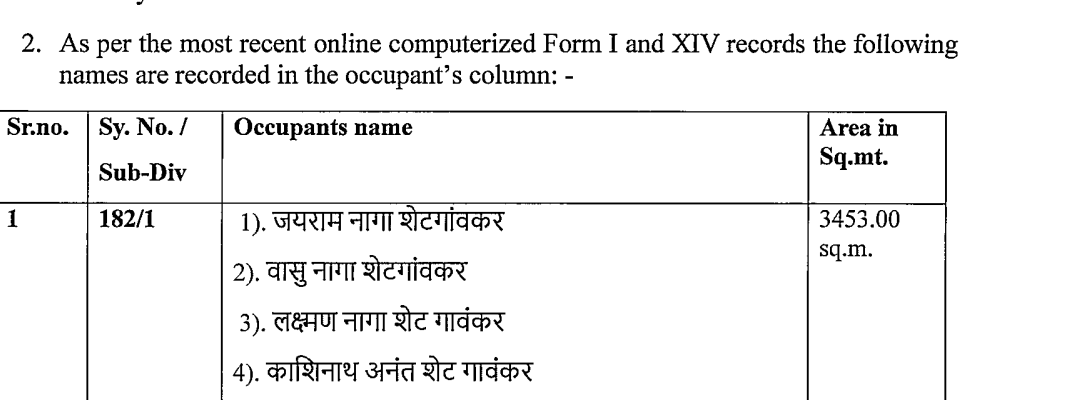
#> input picture fixtures/script/mom518_p70_devanagari.png, 1070 x 400 px
$ python -i script.py   (imports and definitions only)
#> lines starting #> are read from the running program, lines starting #| are printed output that depends on the picture; after the words box and inside, x2 and y2 are one past the last pixel; in counts of white or black regions, pixels touching at a corner belong together
#> further down, picture is the input picture: PIL image 1070x400 L; min 0, max 255, mean 240.8
"""
Non-Latin script on scanned pages: find Devanagari, judge what an Indic OCR made of it.

The GCZMA minutes carry Marathi/Konkani (Devanagari) only inside scanned images, mostly
occupant names copied from Form I & XIV records (MoM 518, p. 70). No PDF in the set uses an
Indic font or Unicode Devanagari in its text layer, so the text layer says nothing and
RapidOCR (Latin/Chinese models) drops these names or turns them into a few junk letters.

Detection is by shape, without OCR. A Devanagari word hangs from a flat headline (the
shirorekha) that runs the full width of the word, so after binarising the page each word is
one connected blob with a near-solid row across its top and stems hanging below. Latin text
almost never looks like that: its letters are separate blobs, and fused serif pairs ("rm")
are too short (the 2.3x width floor) or lack a full-width top row. Underlined words are
ruled out because their solid row is at the bottom. On the 579 GCZMA minutes (28,350 pages)
every page with two or more such words held Devanagari, checked by eye.

After an Indic OCR has read a flagged page, ``judge`` decides whether the read is usable:

- too little Devanagari came back: the script is not one the reader knows, so the page is
  flagged as unrecognised;
- Devanagari came back but almost without vowel signs: the source itself is garbled,
  English names typed in a Devanagari font ("फनतरहडस", MoM 415 p. 69). Real Marathi names
  carry a vowel sign on roughly half their letters (0.25-0.8 on the GCZMA pages); these
  garbled ones carry almost none (0.00-0.05).
"""

from __future__ import annotations

import re
from dataclasses import asdict, dataclass
from pathlib import Path
from typing import Any, Literal

import numpy as np
import pypdfium2 as pdfium

RENDER_DPI = 150
# Blob size, in pixels at RENDER_DPI, that a word of body text can have.
MIN_HEIGHT, MAX_HEIGHT = 12, 60
MIN_ASPECT, MAX_ASPECT = 2.3, 14.0
# A page with at least this many Devanagari-shaped words is routed to the Indic reader.
MIN_WORDS = 2
# Fewer Devanagari letters than this in the Indic read and the script was not recognised.
MIN_READ_LETTERS = 3
# Vowel signs per Devanagari letter below this, over at least GARBLE_MIN_LETTERS letters,
# means the source text is garbled.
GARBLE_SIGN_RATIO = 0.15
GARBLE_MIN_LETTERS = 8

_LETTER = re.compile(r"[ऄ-हक़-ॡॲ-ॿ]")
_SIGN = re.compile(r"[ँ-ःऺ-ॏॕ-ॗॢॣ]")

Status = Literal["indic_ocr", "garbled_source", "unrecognised", "not_read"]


@dataclass(frozen=True)
class PageScript:
    """
    What was found on one page with Devanagari-shaped words. ``status``:

    - ``indic_ocr``: read by the Indic reader; its text replaces Docling's for the page.
    - ``garbled_source``: read, but the Devanagari is garbled in the PDF itself.
    - ``unrecognised``: the Indic reader returned no Devanagari, so it is another script.
    - ``not_read``: no Indic reader was run (off, or it failed to load).
    """

    page_no: int
    devanagari_words: int
    status: Status
    markdown: str | None = None
    error: str | None = None

    # [12 lines left out: functions to_dict, describe, not called in this run]


def _is_devanagari_word(blob: np.ndarray) -> bool:
    h, w = blob.shape
    rows = blob.mean(axis=1)
    top = int(np.argmax(rows[: max(2, int(h * 0.45))]))
    if rows[top] < 0.8:
        return False
    # The headline must run (almost) unbroken across the whole word.
    line = blob[max(0, top - 1) : top + 2].any(axis=0)
    run = longest = 0
    for ink in line:
        run = run + 1 if ink else 0
        longest = max(longest, run)
    if longest < 0.85 * w:
        return False
    below = blob[top + 2 :]
    if below.shape[0] < h * 0.4:
        return False
    # At least two stems hang from it, and nothing solid sits at the bottom (an underline).
    lower = below[below.shape[0] // 3 :]
    stems = np.diff(np.r_[0, (lower.mean(axis=0) > 0.5).astype(int)]) == 1
    return int(stems.sum()) >= 2 and rows[int(h * 0.6) :].max() < 0.6


def count_devanagari_words(image) -> int:
    """Devanagari-shaped words on a page image (PIL), rendered at about RENDER_DPI."""
    import cv2

    gray = np.asarray(image.convert("L"))
    ink = cv2.adaptiveThreshold(
        gray, 255, cv2.ADAPTIVE_THRESH_GAUSSIAN_C, cv2.THRESH_BINARY_INV, 31, 15
    )
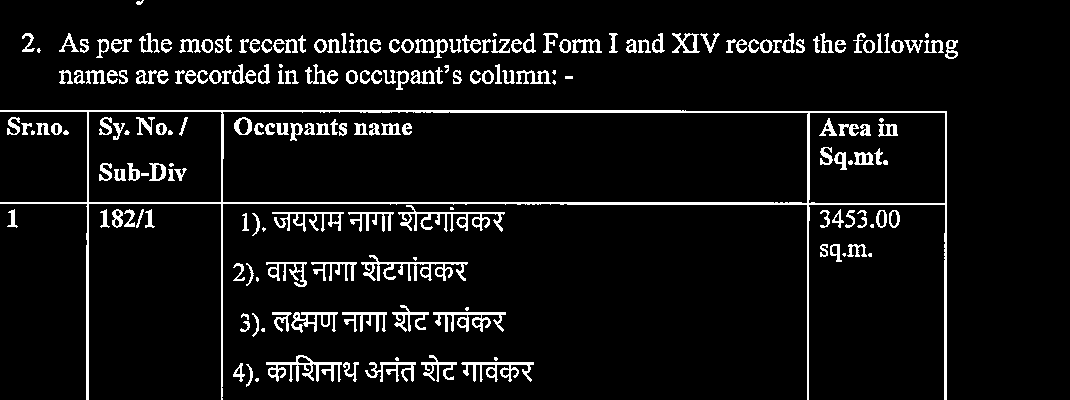
#> ink: shape (400, 1070); 6.9% white in thin lines or dots, all inside (x1, y1, x2, y2) = (0, 0, 958, 400)
    n, labels, stats, _ = cv2.connectedComponentsWithStats(ink, 8)
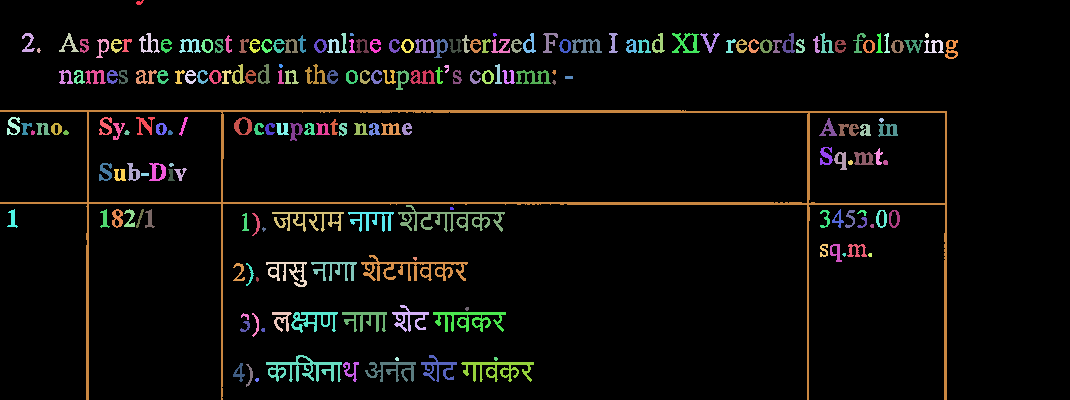
#> labels: shape (400, 1070) int32; 204 distinct labels, from 0 to 203; one colour per label, 0 black
#> n = 204; stats = 204 rows, first 6: [0, 0, 1070, 400, 398518], [136, 0, 8, 5, 24], [22, 33, 13, 19, 107], [59, 33, 20, 19, 117], [139, 33, 21, 20, 162], [341, 33, 6, 20, 65]
    words = 0
    for i in range(1, n):
        x, y, w, h, _ = stats[i]
        if MIN_HEIGHT <= h <= MAX_HEIGHT and MIN_ASPECT * h <= w <= MAX_ASPECT * h:
            if _is_devanagari_word(labels[y : y + h, x : x + w] == i):
                words += 1
#> this loop made 203 passes
#> (x, y) on passes 1 to 12: (136, 0), (22, 33), (59, 33), (139, 33), (341, 33), (350, 33), (493, 33), (523, 33), (543, 33), (609, 33), (652, 33), (672, 33)
#> after the loop, words = 8
    return words


# [47 lines left out: functions pages_with_images, render_page, find_devanagari_pages, judge, not called in this run]

>>> from PIL import Image
>>> picture = Image.open('../../../../fixtures/script/mom518_p70_devanagari.png')
>>> result = count_devanagari_words(picture)
#> result = 8

$ run again, on fixtures/script/mom529_p56_latin.png
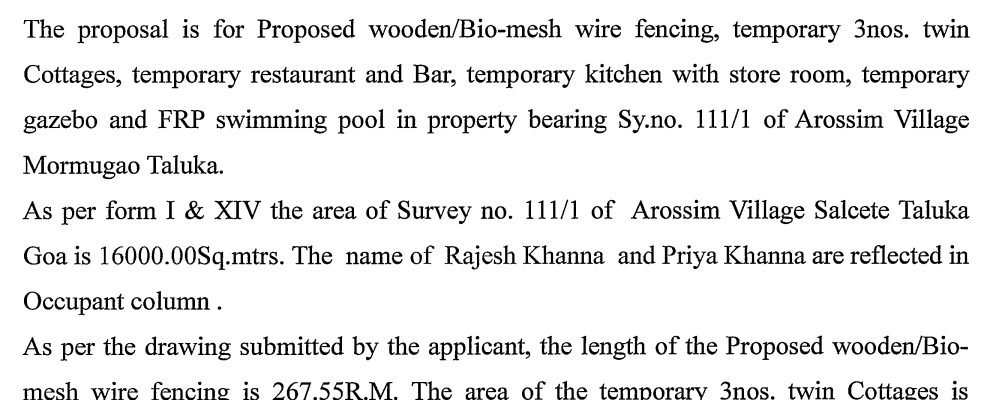
#> input picture fixtures/script/mom529_p56_latin.png, 1000 x 400 px
#> picture is the input picture: PIL image 1000x400 L; min 0, max 255, mean 233.8
#> in count_devanagari_words, `ink = cv2.adaptiveThreshold( gray, 255, cv2.ADAPTIVE_THRESH_GAUSSIAN_C..`:
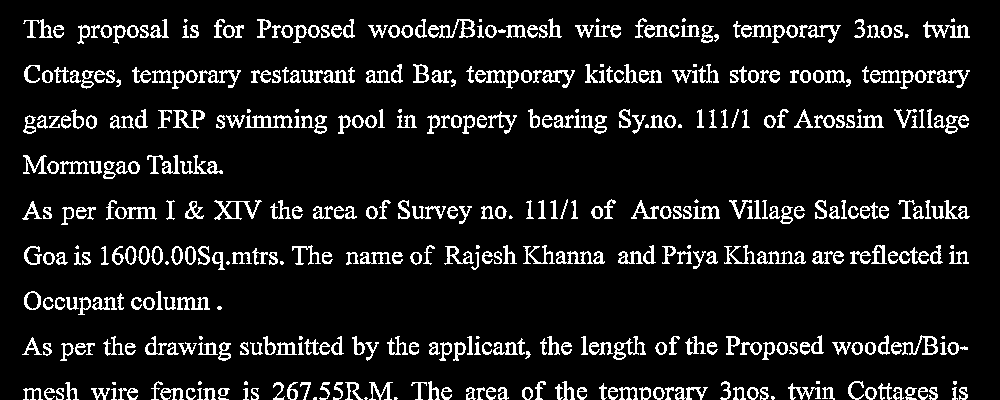
#> ink: shape (400, 1000); 10% white in thin lines or dots
#> in count_devanagari_words, `n, labels, stats, _ = cv2.connectedComponentsWithStats(ink, 8)`:
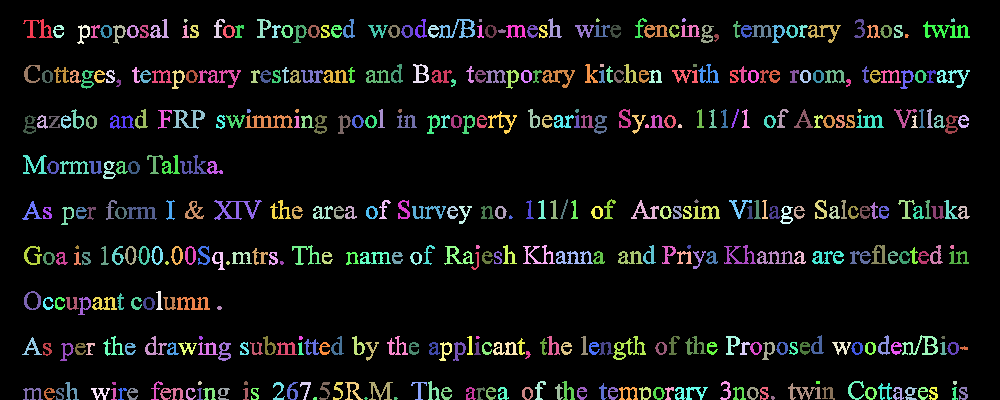
#> labels: shape (400, 1000) int32; 460 distinct labels, from 0 to 459; one colour per label, 0 black
#> n = 460; stats = 460 rows, first 6: [0, 0, 1000, 400, 360155], [23, 19, 30, 19, 195], [150, 19, 19, 19, 148], [184, 19, 4, 4, 11], [214, 19, 11, 19, 86], [257, 19, 14, 19, 114]
#> the loop in count_devanagari_words, `for i in range(1, n):` made 459 passes
#> (x, y) on passes 1 to 3: (23, 19), (150, 19), (184, 19)
#> after the loop in count_devanagari_words, `for i in range(1, n):`: words = 0
